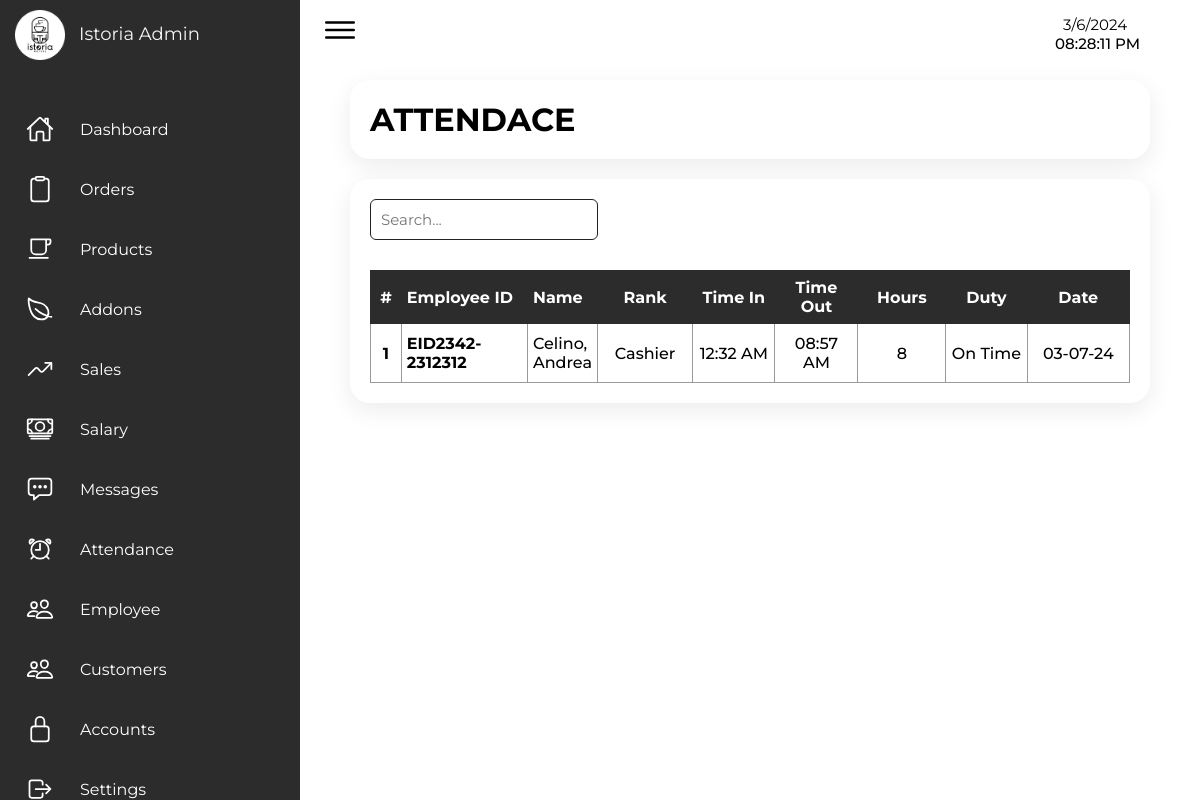
Screenshot of /Admin/admin_attendance.php (signed in) with the database file from the repository.
### tables this page shows
CREATE TABLE `attendance` (
  `id` int(255) NOT NULL,
  `eid` int(255) NOT NULL,
  `employee_id` varchar(255) NOT NULL,
  `status` varchar(255) NOT NULL DEFAULT 'on',
  `name` varchar(255) NOT NULL,
  `rank` varchar(255) NOT NULL,
  `time_in` varchar(255) NOT NULL,
  `time_out` varchar(255) NOT NULL DEFAULT '0',
  `duty` varchar(255) NOT NULL,
  `day` varchar(255) NOT NULL,
  `month` varchar(255) NOT NULL,
  `year` varchar(255) NOT NULL
);

### Admin/admin_attendance.php (the view, shortened to what this page needs)
<?php
  include '../connection.php';
?>
<!DOCTYPE html>
<html lang="en">
  <head>
    <link rel="stylesheet" href="../Src/Styles/style_admin.css" />
  </head>
  <body>
    <div class="container">
      <?php include 'sidenav.php' ?>
      <div class="main">
        <div class="topbar">
          <div class="toggle">
            <ion-icon name="menu-outline"></ion-icon>
          </div>
          <?php include 'time.php' ?>
        </div>
        <div class="container-box">
            <h1>ATTENDACE</h1>
        </div>
        <div class="container-box">
            <input type="text" class="table-search-input" id="searchInput" placeholder="Search...">
            <table class="table-attendance" id="searchInput">
                <thead>
                    <tr>
                        <th>#</th>
                        <th align="start">Employee ID</th>
                        <th align="start">Name</th>
                        <th>Rank</th>
                        <th>Time In</th>
                        <th>Time Out</th>
                        <th>Hours</th>
                        <th>Duty</th>
                        <th>Date</th>
                    </tr>
                </thead>
                <tbody>
                <?php
                $select_attendance = mysqli_query($conn, "SELECT * FROM `attendance` WHERE status = 'off'") or die ('query failed');
                $count = 0;
                if(mysqli_num_rows($select_attendance)>0){
                    while($fetch_attendance = mysqli_fetch_assoc($select_attendance)){
                    $count++;
                    $time_in = date("h:i A", strtotime($fetch_attendance['time_in']));
                    $time_out = date("h:i A", strtotime($fetch_attendance['time_out']));
                ?>
                    <tr>
                        <td align="center"><b><?php echo $count ?></b></td>
                        <td><b><?php echo $fetch_attendance['employee_id'] ?></b></td>
                        <td><?php echo $fetch_attendance['name'] ?></td>
                        <td><?php echo $fetch_attendance['rank'] ?></td>
                        <td><?php echo $time_in ?></td>
                        <td><?php echo $time_out ?></td>
                        <?php
                            $time_in =  $fetch_attendance['time_in'] ;
                            $time_out = $fetch_attendance['time_out'] ;
                            $time_in_dt = DateTime::createFromFormat('H:i:s', $time_in);
                            $time_out_dt = DateTime::createFromFormat('H:i:s', $time_out);
                            $time_diff = $time_out_dt->getTimestamp() - $time_in_dt->getTimestamp();
                            $total_hours = floor($time_diff / 3600);
                            ?>
                        <td><?php echo $total_hours ?></td>
                        <td><?php echo $fetch_attendance['duty'] ?></td>
                        <td><?php echo $fetch_attendance['month'] ?>-<?php echo $fetch_attendance['day'] ?>-<?php echo $fetch_attendance['year'] ?></td>
                    </tr>
                <?php
                    }
                  }
                    ?>
                </tbody>
            </table>
        </div>
      </div>
    </div>
  </body>
</html>

### Src/Styles/style_admin.css (style rules this page uses)
* { font-family: "Montserrat", sans-serif; margin: 0; padding: 0; box-sizing: border-box; }
:root { --gray: #2c2c2c; --white: #fff; --white2: #f5f5f5; --black1: #222; --black2: #999; }
.main { position: absolute; width: calc(100% - 300px); left: 300px; min-height: 100vh; transition: 0.5s; }
.topbar { width: 100%; height: 60px; display: flex; justify-content: space-between; align-items: center; padding: 0 10px; }
.toggle { position: relative; width: 60px; height: 60px; display: flex; justify-content: center; align-items: center; font-size: 2.5rem; cursor: pointer; }
.container-box { margin: 20px 50px; grid-gap: 30px; position: relative; display: grid; background: var(--white); padding: 20px; box-shadow: 0 7px 25px rgba(0, 0, 0, 0.08); border-radius: 20px; }
.table-attendance { border-collapse: collapse; text-transform: capitalize; }
.table-attendance tr th { padding: 7px 5px; background-color: var(--gray); border: 1px solid var(--gray); color: white; }
.table-attendance tr td { padding: 10px 5px; border: 1px solid var(--black2); }
.table-attendance tr td:first-child { width: 50px; }
.table-attendance tr td:nth-child(2) { width: 200px; font-weight: 500; }
.table-attendance tr td:nth-child(3) { font-weight: 500; }
.table-attendance tr td:nth-child(4), .table-attendance tr td:nth-child(5), .table-attendance tr td:nth-child(6), .table-attendance tr td:nth-child(7), .table-attendance tr td:nth-child(8), .table-attendance tr td:nth-child(9) { width: 150px; text-align: center; font-weight: 500; }
.table-search-input { width: 30%; padding: 10px; font-size: 15px; border-radius: 6px; border: 1px solid var(--black1); }

### rows the page displays
attendance: employee "EID2342-2312312", name "Celino, Andrea", rank "Cashier", time_in "12:32 AM", time_out "08:57 AM", total_hours "8", duty "On Time", month "03", day "07", year "24"
